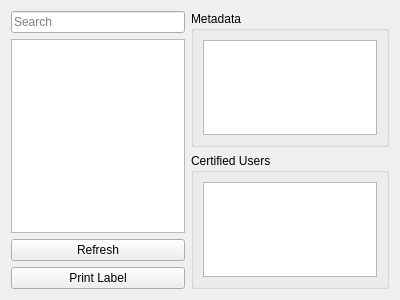
<?xml version="1.0" encoding="UTF-8"?>
<ui version="4.0">
 <class>Form</class>
 <widget class="QWidget" name="Form">
  <property name="geometry">
   <rect>
    <x>0</x>
    <y>0</y>
    <width>400</width>
    <height>300</height>
   </rect>
  </property>
  <property name="windowTitle">
   <string>Form</string>
  </property>
  <layout class="QGridLayout" name="gridLayout">
   <item row="0" column="0">
    <layout class="QVBoxLayout" name="verticalLayout">
     <item>
      <widget class="QLineEdit" name="quickSearch">
       <property name="placeholderText">
        <string>Search</string>
       </property>
      </widget>
     </item>
     <item>
      <widget class="QTreeView" name="resourceView"/>
     </item>
    </layout>
   </item>
   <item row="0" column="1" rowspan="3">
    <layout class="QVBoxLayout" name="verticalLayout_4">
     <item>
      <widget class="QGroupBox" name="groupBox">
       <property name="title">
        <string>Metadata</string>
       </property>
       <layout class="QVBoxLayout" name="verticalLayout_2">
        <item>
         <widget class="QListView" name="detailView"/>
        </item>
       </layout>
      </widget>
     </item>
     <item>
      <widget class="QGroupBox" name="groupBox_2">
       <property name="title">
        <string>Certified Users</string>
       </property>
       <layout class="QVBoxLayout" name="verticalLayout_3">
        <item>
         <widget class="QListView" name="certificationView"/>
        </item>
       </layout>
      </widget>
     </item>
    </layout>
   </item>
   <item row="1" column="0">
    <widget class="QPushButton" name="refreshButton">
     <property name="text">
      <string>Refresh</string>
     </property>
    </widget>
   </item>
   <item row="2" column="0">
    <widget class="QPushButton" name="printButton">
     <property name="text">
      <string>Print Label</string>
     </property>
    </widget>
   </item>
  </layout>
 </widget>
 <resources/>
 <connections/>
</ui>
